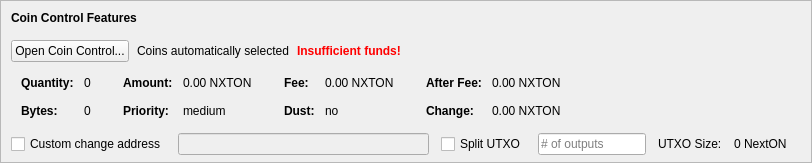
    <widget class="QFrame" name="frameCoinControl">
     <property name="sizePolicy">
      <sizepolicy hsizetype="Expanding" vsizetype="Expanding">
       <horstretch>0</horstretch>
       <verstretch>0</verstretch>
      </sizepolicy>
     </property>
     <property name="maximumSize">
      <size>
       <width>16777215</width>
       <height>16777215</height>
      </size>
     </property>
     <property name="frameShape">
      <enum>QFrame::StyledPanel</enum>
     </property>
     <property name="frameShadow">
      <enum>QFrame::Sunken</enum>
     </property>
     <layout class="QVBoxLayout" name="verticalLayoutCoinControl2">
      <property name="spacing">
       <number>0</number>
      </property>
      <property name="leftMargin">
       <number>0</number>
      </property>
      <property name="topMargin">
       <number>0</number>
      </property>
      <property name="rightMargin">
       <number>0</number>
      </property>
      <property name="bottomMargin">
       <number>6</number>
      </property>
      <item>
       <layout class="QVBoxLayout" name="verticalLayoutCoinControl" stretch="0,0,0,0,1">
        <property name="spacing">
         <number>0</number>
        </property>
        <property name="leftMargin">
         <number>10</number>
        </property>
        <property name="topMargin">
         <number>10</number>
        </property>
        <item>
         <layout class="QHBoxLayout" name="horizontalLayoutCoinControl1">
          <property name="bottomMargin">
           <number>15</number>
          </property>
          <item>
           <widget class="QLabel" name="labelCoinControlFeatures">
            <property name="sizePolicy">
             <sizepolicy hsizetype="Preferred" vsizetype="Maximum">
              <horstretch>0</horstretch>
              <verstretch>0</verstretch>
             </sizepolicy>
            </property>
            <property name="font">
             <font>
              <weight>75</weight>
              <bold>true</bold>
             </font>
            </property>
            <property name="styleSheet">
             <string notr="true">font-weight:bold;</string>
            </property>
            <property name="text">
             <string>Coin Control Features</string>
            </property>
           </widget>
          </item>
         </layout>
        </item>
        <item>
         <layout class="QHBoxLayout" name="horizontalLayoutCoinControl2" stretch="0,0,0,0">
          <property name="spacing">
           <number>8</number>
          </property>
          <property name="bottomMargin">
           <number>10</number>
          </property>
          <item>
           <widget class="QPushButton" name="pushButtonCoinControl">
            <property name="styleSheet">
             <string notr="true"/>
            </property>
            <property name="text">
             <string>Open Coin Control...</string>
            </property>
            <property name="autoDefault">
             <bool>false</bool>
            </property>
           </widget>
          </item>
          <item>
           <widget class="QLabel" name="labelCoinControlAutomaticallySelected">
            <property name="text">
             <string>Coins automatically selected</string>
            </property>
            <property name="margin">
             <number>5</number>
            </property>
           </widget>
          </item>
          <item>
           <widget class="QLabel" name="labelCoinControlInsuffFunds">
            <property name="font">
             <font>
              <weight>75</weight>
              <bold>true</bold>
             </font>
            </property>
            <property name="styleSheet">
             <string notr="true">color:red;font-weight:bold;</string>
            </property>
            <property name="text">
             <string>Insufficient funds!</string>
            </property>
            <property name="margin">
             <number>5</number>
            </property>
           </widget>
          </item>
          <item>
           <spacer name="horizontalSpacerCoinControl">
            <property name="orientation">
             <enum>Qt::Horizontal</enum>
            </property>
            <property name="sizeHint" stdset="0">
             <size>
              <width>40</width>
              <height>1</height>
             </size>
            </property>
           </spacer>
          </item>
         </layout>
        </item>
        <item>
         <widget class="QWidget" name="widgetCoinControl" native="true">
          <property name="sizePolicy">
           <sizepolicy hsizetype="Preferred" vsizetype="Preferred">
            <horstretch>0</horstretch>
            <verstretch>0</verstretch>
           </sizepolicy>
          </property>
          <property name="minimumSize">
           <size>
            <width>0</width>
            <height>0</height>
           </size>
          </property>
          <property name="styleSheet">
           <string notr="true"/>
          </property>
          <layout class="QHBoxLayout" name="horizontalLayoutCoinControl5">
           <property name="leftMargin">
            <number>0</number>
           </property>
           <property name="topMargin">
            <number>0</number>
           </property>
           <property name="rightMargin">
            <number>0</number>
           </property>
           <property name="bottomMargin">
            <number>0</number>
           </property>
           <item>
            <layout class="QHBoxLayout" name="horizontalLayoutCoinControl3" stretch="0,0,0,1">
             <property name="spacing">
              <number>20</number>
             </property>
             <property name="topMargin">
              <number>0</number>
             </property>
             <property name="bottomMargin">
              <number>10</number>
             </property>
             <item>
              <layout class="QFormLayout" name="formLayoutCoinControl1">
               <property name="horizontalSpacing">
                <number>10</number>
               </property>
               <property name="verticalSpacing">
                <number>14</number>
               </property>
               <property name="leftMargin">
                <number>10</number>
               </property>
               <property name="topMargin">
                <number>4</number>
               </property>
               <property name="rightMargin">
                <number>6</number>
               </property>
               <item row="0" column="0">
                <widget class="QLabel" name="labelCoinControlQuantityText">
                 <property name="font">
                  <font>
                   <weight>75</weight>
                   <bold>true</bold>
                  </font>
                 </property>
                 <property name="text">
                  <string>Quantity:</string>
                 </property>
                 <property name="margin">
                  <number>0</number>
                 </property>
                </widget>
               </item>
               <item row="0" column="1">
                <widget class="QLabel" name="labelCoinControlQuantity">
                 <property name="cursor">
                  <cursorShape>IBeamCursor</cursorShape>
                 </property>
                 <property name="contextMenuPolicy">
                  <enum>Qt::ActionsContextMenu</enum>
                 </property>
                 <property name="text">
                  <string notr="true">0</string>
                 </property>
                 <property name="margin">
                  <number>0</number>
                 </property>
                 <property name="textInteractionFlags">
                  <set>Qt::LinksAccessibleByMouse|Qt::TextSelectableByKeyboard|Qt::TextSelectableByMouse</set>
                 </property>
                </widget>
               </item>
               <item row="1" column="0">
                <widget class="QLabel" name="labelCoinControlBytesText">
                 <property name="font">
                  <font>
                   <weight>75</weight>
                   <bold>true</bold>
                  </font>
                 </property>
                 <property name="text">
                  <string>Bytes:</string>
                 </property>
                </widget>
               </item>
               <item row="1" column="1">
                <widget class="QLabel" name="labelCoinControlBytes">
                 <property name="cursor">
                  <cursorShape>IBeamCursor</cursorShape>
                 </property>
                 <property name="contextMenuPolicy">
                  <enum>Qt::ActionsContextMenu</enum>
                 </property>
                 <property name="text">
                  <string notr="true">0</string>
                 </property>
                 <property name="textInteractionFlags">
                  <set>Qt::LinksAccessibleByMouse|Qt::TextSelectableByKeyboard|Qt::TextSelectableByMouse</set>
                 </property>
                </widget>
               </item>
              </layout>
             </item>
             <item>
              <layout class="QFormLayout" name="formLayoutCoinControl2">
               <property name="horizontalSpacing">
                <number>10</number>
               </property>
               <property name="verticalSpacing">
                <number>14</number>
               </property>
               <property name="leftMargin">
                <number>6</number>
               </property>
               <property name="topMargin">
                <number>4</number>
               </property>
               <property name="rightMargin">
                <number>6</number>
               </property>
               <item row="0" column="0">
                <widget class="QLabel" name="labelCoinControlAmountText">
                 <property name="font">
                  <font>
                   <weight>75</weight>
                   <bold>true</bold>
                  </font>
                 </property>
                 <property name="text">
                  <string>Amount:</string>
                 </property>
                 <property name="margin">
                  <number>0</number>
                 </property>
                </widget>
               </item>
               <item row="0" column="1">
                <widget class="QLabel" name="labelCoinControlAmount">
                 <property name="cursor">
                  <cursorShape>IBeamCursor</cursorShape>
                 </property>
                 <property name="contextMenuPolicy">
                  <enum>Qt::ActionsContextMenu</enum>
                 </property>
                 <property name="text">
                  <string notr="true">0.00 NXTON</string>
                 </property>
                 <property name="textInteractionFlags">
                  <set>Qt::LinksAccessibleByMouse|Qt::TextSelectableByKeyboard|Qt::TextSelectableByMouse</set>
                 </property>
                </widget>
               </item>
               <item row="1" column="0">
                <widget class="QLabel" name="labelCoinControlPriorityText">
                 <property name="font">
                  <font>
                   <weight>75</weight>
                   <bold>true</bold>
                  </font>
                 </property>
                 <property name="text">
                  <string>Priority:</string>
                 </property>
                </widget>
               </item>
               <item row="1" column="1">
                <widget class="QLabel" name="labelCoinControlPriority">
                 <property name="cursor">
                  <cursorShape>IBeamCursor</cursorShape>
                 </property>
                 <property name="contextMenuPolicy">
                  <enum>Qt::ActionsContextMenu</enum>
                 </property>
                 <property name="text">
                  <string>medium</string>
                 </property>
                 <property name="textInteractionFlags">
                  <set>Qt::LinksAccessibleByMouse|Qt::TextSelectableByKeyboard|Qt::TextSelectableByMouse</set>
                 </property>
                </widget>
               </item>
              </layout>
             </item>
             <item>
              <layout class="QFormLayout" name="formLayoutCoinControl3">
               <property name="horizontalSpacing">
                <number>10</number>
               </property>
               <property name="verticalSpacing">
                <number>14</number>
               </property>
               <property name="leftMargin">
                <number>6</number>
               </property>
               <property name="topMargin">
                <number>4</number>
               </property>
               <property name="rightMargin">
                <number>6</number>
               </property>
               <item row="0" column="0">
                <widget class="QLabel" name="labelCoinControlFeeText">
                 <property name="font">
                  <font>
                   <weight>75</weight>
                   <bold>true</bold>
                  </font>
                 </property>
                 <property name="text">
                  <string>Fee:</string>
                 </property>
                 <property name="margin">
                  <number>0</number>
                 </property>
                </widget>
               </item>
               <item row="0" column="1">
                <widget class="QLabel" name="labelCoinControlFee">
                 <property name="cursor">
                  <cursorShape>IBeamCursor</cursorShape>
                 </property>
                 <property name="contextMenuPolicy">
                  <enum>Qt::ActionsContextMenu</enum>
                 </property>
                 <property name="text">
                  <string notr="true">0.00 NXTON</string>
                 </property>
                 <property name="textInteractionFlags">
                  <set>Qt::LinksAccessibleByMouse|Qt::TextSelectableByKeyboard|Qt::TextSelectableByMouse</set>
                 </property>
                </widget>
               </item>
               <item row="1" column="0">
                <widget class="QLabel" name="labelCoinControlLowOutputText">
                 <property name="font">
                  <font>
                   <weight>75</weight>
                   <bold>true</bold>
                  </font>
                 </property>
                 <property name="text">
                  <string>Dust:</string>
                 </property>
                </widget>
               </item>
               <item row="1" column="1">
                <widget class="QLabel" name="labelCoinControlLowOutput">
                 <property name="cursor">
                  <cursorShape>IBeamCursor</cursorShape>
                 </property>
                 <property name="contextMenuPolicy">
                  <enum>Qt::ActionsContextMenu</enum>
                 </property>
                 <property name="text">
                  <string>no</string>
                 </property>
                 <property name="textInteractionFlags">
                  <set>Qt::LinksAccessibleByMouse|Qt::TextSelectableByKeyboard|Qt::TextSelectableByMouse</set>
                 </property>
                </widget>
               </item>
              </layout>
             </item>
             <item>
              <layout class="QFormLayout" name="formLayoutCoinControl4">
               <property name="horizontalSpacing">
                <number>10</number>
               </property>
               <property name="verticalSpacing">
                <number>14</number>
               </property>
               <property name="leftMargin">
                <number>6</number>
               </property>
               <property name="topMargin">
                <number>4</number>
               </property>
               <property name="rightMargin">
                <number>6</number>
               </property>
               <item row="0" column="0">
                <widget class="QLabel" name="labelCoinControlAfterFeeText">
                 <property name="font">
                  <font>
                   <weight>75</weight>
                   <bold>true</bold>
                  </font>
                 </property>
                 <property name="text">
                  <string>After Fee:</string>
                 </property>
                 <property name="margin">
                  <number>0</number>
                 </property>
                </widget>
               </item>
               <item row="0" column="1">
                <widget class="QLabel" name="labelCoinControlAfterFee">
                 <property name="cursor">
                  <cursorShape>IBeamCursor</cursorShape>
                 </property>
                 <property name="contextMenuPolicy">
                  <enum>Qt::ActionsContextMenu</enum>
                 </property>
                 <property name="text">
                  <string notr="true">0.00 NXTON</string>
                 </property>
                 <property name="textInteractionFlags">
                  <set>Qt::LinksAccessibleByMouse|Qt::TextSelectableByKeyboard|Qt::TextSelectableByMouse</set>
                 </property>
                </widget>
               </item>
               <item row="1" column="0">
                <widget class="QLabel" name="labelCoinControlChangeText">
                 <property name="font">
                  <font>
                   <weight>75</weight>
                   <bold>true</bold>
                  </font>
                 </property>
                 <property name="text">
                  <string>Change:</string>
                 </property>
                </widget>
               </item>
               <item row="1" column="1">
                <widget class="QLabel" name="labelCoinControlChange">
                 <property name="cursor">
                  <cursorShape>IBeamCursor</cursorShape>
                 </property>
                 <property name="contextMenuPolicy">
                  <enum>Qt::ActionsContextMenu</enum>
                 </property>
                 <property name="text">
                  <string notr="true">0.00 NXTON</string>
                 </property>
                 <property name="textInteractionFlags">
                  <set>Qt::LinksAccessibleByMouse|Qt::TextSelectableByKeyboard|Qt::TextSelectableByMouse</set>
                 </property>
                </widget>
               </item>
              </layout>
             </item>
            </layout>
           </item>
          </layout>
         </widget>
        </item>
        <item>
         <layout class="QHBoxLayout" name="horizontalLayoutCoinControl4" stretch="0,0,0,0,0,0,0">
          <property name="spacing">
           <number>12</number>
          </property>
          <property name="sizeConstraint">
           <enum>QLayout::SetDefaultConstraint</enum>
          </property>
          <property name="topMargin">
           <number>5</number>
          </property>
          <property name="rightMargin">
           <number>5</number>
          </property>
          <item>
           <widget class="QCheckBox" name="checkBoxCoinControlChange">
            <property name="toolTip">
             <string>If this is activated, but the change address is empty or invalid, change will be sent to a newly generated address.</string>
            </property>
            <property name="text">
             <string>Custom change address</string>
            </property>
           </widget>
          </item>
          <item>
           <widget class="QValidatedLineEdit" name="lineEditCoinControlChange">
            <property name="enabled">
             <bool>false</bool>
            </property>
            <property name="sizePolicy">
             <sizepolicy hsizetype="Expanding" vsizetype="Fixed">
              <horstretch>0</horstretch>
              <verstretch>0</verstretch>
             </sizepolicy>
            </property>
           </widget>
          </item>
          <item>
           <widget class="QCheckBox" name="splitBlockCheckBox">
            <property name="text">
             <string>Split UTXO</string>
            </property>
           </widget>
          </item>
          <item>
           <widget class="QLineEdit" name="splitBlockLineEdit">
            <property name="sizePolicy">
             <sizepolicy hsizetype="Fixed" vsizetype="Fixed">
              <horstretch>50</horstretch>
              <verstretch>0</verstretch>
             </sizepolicy>
            </property>
            <property name="placeholderText">
             <string># of outputs</string>
            </property>
           </widget>
          </item>
          <item>
           <widget class="QLabel" name="labelBlockSizeText">
            <property name="text">
             <string>UTXO Size:</string>
            </property>
           </widget>
          </item>
          <item>
           <widget class="QLabel" name="labelBlockSize">
            <property name="text">
             <string>0 NextON</string>
            </property>
           </widget>
          </item>
          <item>
           <widget class="QLabel" name="labelCoinControlChangeLabel">
            <property name="sizePolicy">
             <sizepolicy hsizetype="Preferred" vsizetype="Expanding">
              <horstretch>0</horstretch>
              <verstretch>0</verstretch>
             </sizepolicy>
            </property>
            <property name="minimumSize">
             <size>
              <width>0</width>
              <height>0</height>
             </size>
            </property>
            <property name="text">
             <string/>
            </property>
            <property name="margin">
             <number>3</number>
            </property>
           </widget>
          </item>
         </layout>
        </item>
        <item>
         <spacer name="verticalSpacerCoinControl">
          <property name="orientation">
           <enum>Qt::Vertical</enum>
          </property>
          <property name="sizeHint" stdset="0">
           <size>
            <width>800</width>
            <height>1</height>
           </size>
          </property>
         </spacer>
        </item>
       </layout>
      </item>
     </layout>
    </widget>
